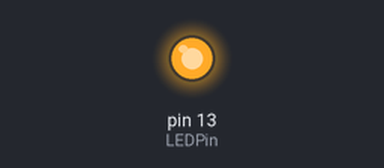
This sketch was run on a simulated Arduino Uno, built with avr-gcc and run on an emulated ATmega328P. On the bench: output pins drawn as LEDs (lit = HIGH).

Above: at 1.0 s.
At 5.5 s:
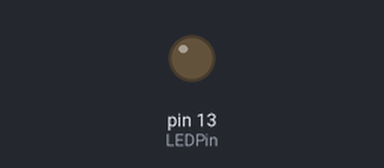
Timing chart, 0 to 6.9 s (numbered marks = the images above):
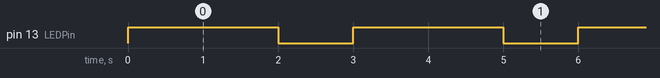

Measured:
- by itself, pin 13 (LEDPin): alternates HIGH for 2.0 s and LOW for 1.0 s

The sketch:

Arduino_Les_1_1_Blink_op_Board.ino
```cpp
int LEDPin=13;
int waitTimeOn=2000;
int waitTimeOff=1000;

void setup(){

  pinMode(LEDPin,OUTPUT);

}

void loop(){

  digitalWrite(LEDPin,HIGH);
  delay(waitTimeOn);
  digitalWrite(LEDPin,LOW);
  delay (waitTimeOff);

}
```
